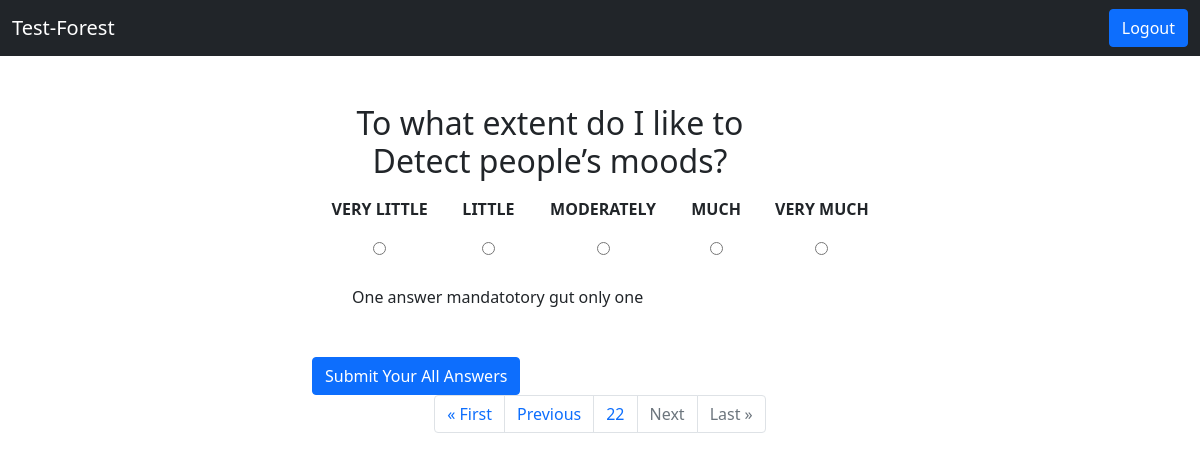
The page /?page=407 (signed in) on the database as committed earlier.
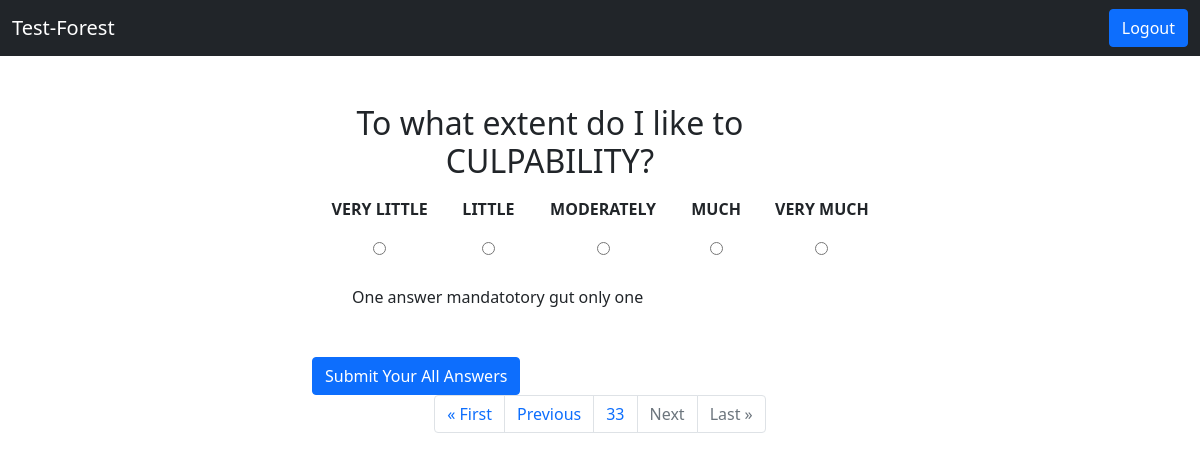
The same page on the database as committed later.
### core/models.py (models this page shows, shortened)
class Question(models.Model):
    question = models.CharField(max_length=150, null=True)
    subscale = models.CharField(
        choices=CATEGORY_CHOICES, max_length=2, null=True, blank=True)

### core/views.py (the view)
# urls.py: path('', index, name='index'),
@login_required
def index(request):
    answers = Answer.objects.filter(user=request.user)
    if len(answers) == 407:
        return redirect('core:visualize')
    else:
        questions = Question.objects.all()
        page = request.GET.get('page', 1)
        paginator = Paginator(questions, 1)
        try:
            page_obj = paginator.page(page)
        except PageNotAnInteger:
            page_obj = paginator.page(1)
        except EmptyPage:
            page_obj = paginator.page(paginator.num_pages)
        return render(request, "question.html", {'page_obj': page_obj, "pagination": "true"})

### templates/question.html (shortened to what this page needs)
{% extends "account/base.html" %}
{% load static %}
{% block content %}
<div class="container mt-5 col-lg-6" style="margin-top: 100px;">
  <div style="border: 2px solid #fff; width: 100px; height: 40px; text-align: center; background-color: #fff; float: right;">
</div>
    {% for question in page_obj %}
    {% if page_obj.number < 397 %}
    <h2 class="text-center"> To what extent do I like to <br>{{ question.question }}?</h2>
    {% else %}
    <h2 class="text-center"> TO WHAT EXTENT DO THE FOLLOWING WORDS DESCRIBE YOU <br>{{ question.question }}?</h2>
    {% endif %}
    <form method="POST" id="form-{{question.id}}" action="{% url 'core:index' %}">
        <table class="table col-lg-6 table-borderless ml-2">
          <thead>
            <tr>
              <th class="form-check-label p text-center" for="flexRadioDefault1">
                VERY LITTLE
              </th>
              <th class="form-check-label p text-center" for="flexRadioDefault2">
                LITTLE
              </th>
              <th class="form-check-label p text-center" for="flexRadioDefault1">
              MODERATELY
              </th>
              <th class="form-check-label p text-center" for="flexRadioDefault2">
              MUCH
              </th>
              <th class="form-check-label p text-center" for="flexRadioDefault1">
              VERY MUCH
              </th>
            </tr>
          </thead>
          <tbody>
            <tr>
              <td class="text-center"><input class="form-check-input-1  radiobtn" type="radio" name="flexRadioDefault" id="{{question.id}}" value="1"></td>
              <td class="text-center"><input class="form-check-input-2  radiobtn" type="radio" name="flexRadioDefault" id="{{question.id}}" value="2"></td>
              <td class="text-center"><input class="form-check-input-3  radiobtn" type="radio" name="flexRadioDefault" id="{{question.id}}" value="3"></td>
              <td class="text-center"><input class="form-check-input-4  radiobtn" type="radio" name="flexRadioDefault" id="{{question.id}}" value="4"></td>
              <td class="text-center"><input class="form-check-input-5  radiobtn" type="radio" name="flexRadioDefault" id="{{question.id}}" value="5"></td>
            </tr>
          </tbody>
        </table>
      </form>
      <p class="p ml-3" style="margin-left: 40px;">One answer mandatotory gut only one</p>
      </div>
    {% endfor %}
{% if page_obj.number == page_obj.paginator.num_pages %}
<div class="container col-lg-6 mt-5">
<a href="{% url 'core:visualize' %}" class="btn btn-primary">Submit Your All Answers</a>
</div>
{% endif %}
{% endblock %}

### templates/account/base.html (shortened to what this page needs)
{% load static %}
<!DOCTYPE html>
<html lang="en">
<head>
    <link href="https://cdn.jsdelivr.net/npm/bootstrap@5.0.0-beta1/dist/css/bootstrap.min.css" rel="stylesheet">
</head>
<body>
    <nav class="navbar navbar-expand-lg navbar-dark bg-dark">
        <div class="container-fluid">
          <a class="navbar-brand" href="{%url 'core:index' %}">Test-Forest</a>
          {% if request.user.is_authenticated%}
          <a href="accounts/logout"><button class="btn btn-primary logout">Logout</button></a>
          {% endif %}
          </div>
      </nav>
    {% block content  %}
    {% endblock content %}
      {% if request.user.is_authenticated %}
      {% if pagination == "true" %}
      <div class="col-md-12">
        <nav aria-label="Page navigation example">
        <ul class="pagination justify-content-center">
          {% if page_obj.has_previous %}
          <li class="page-item"><a href="?page=1" class="page-link">&laquo; First</a></li>
          <li class="page-item"><a href="?page={{ page_obj.previous_page_number }}" class="page-link">Previous</a></li>
          {% else %}
          <li class="page-item disabled"><a class="page-link">&laquo; First</a></li>
          <li class="page-item disabled"><a class="page-link">Previous</a></li>
          {% endif %}
          {% if page_obj.number %}
          <li class="page-item"><a class="page-link">{{ page_obj.number }}</a></li>
          {% else %}
          <li class="page-item"><a class="page-link">0</a></li>
          {% endif %}
          {% if page_obj.has_next %}
          <li class="page-item"><a href="?page={{ page_obj.next_page_number }}" class="page-link" id="nextbtn">Next</a></li>
          <li class="page-item"><a href="?page={{ page_obj.paginator.num_pages }}" class="page-link">Last &raquo;</a></li>
          {% else %}
          <li class="page-item disabled"><a class="page-link" id="nextbtn">Next</a></li>
          <li class="page-item disabled"><a class="page-link">Last &raquo;</a></li>
          {% endif %}
        </ul>
        </nav>
      </div>
      {% else %}
      <div></div>
      {% endif %}
      {% endif %}
</body>
</html>

Rows that differ between the two databases and show on the page:
no longer on this page (row unchanged): Question: question "Detect people’s moods"
added Question: question "CULPABILITY"
Other text that changed with them:
{{ page_obj.number }}: "22" → "33"
